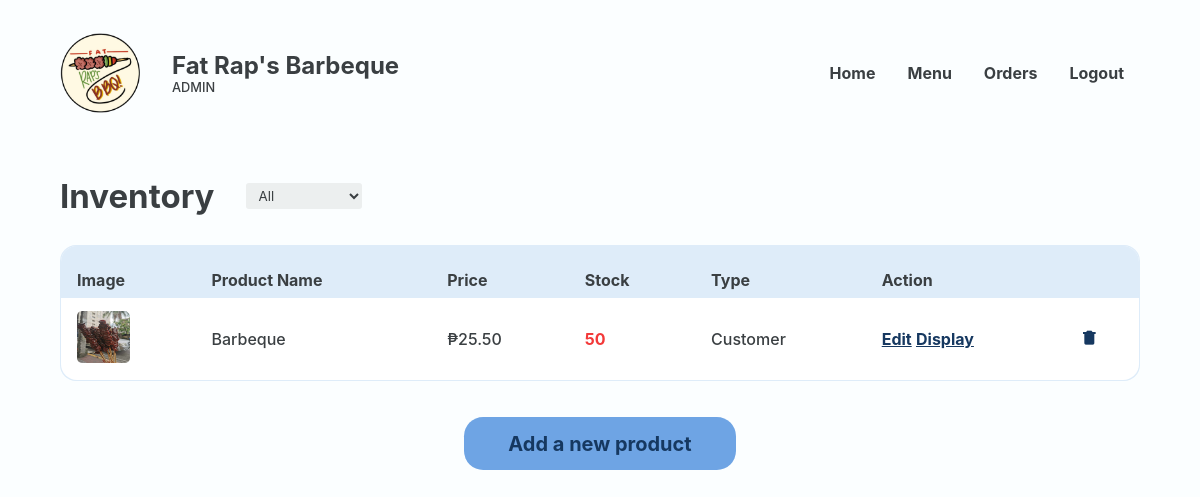
Before: /Website/admin-inventory.php (signed in) with the older database file.
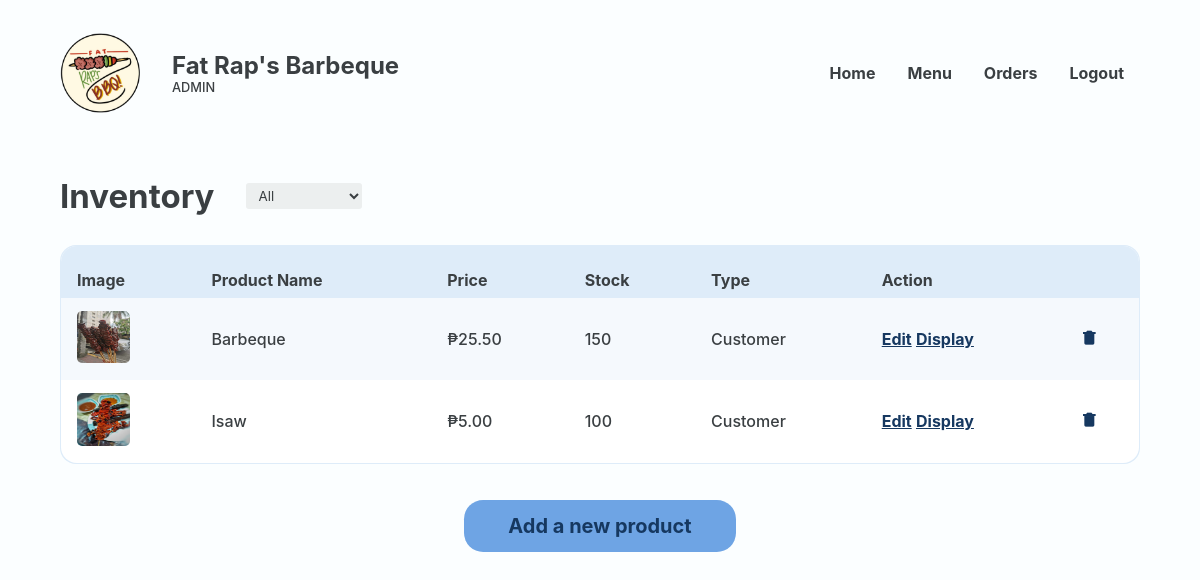
After: the same page with the newer database file.
### tables this page shows
CREATE TABLE `food` (
  `FOOD_ID` int(18) UNSIGNED NOT NULL,
  `CTGY_ID` int(18) NOT NULL,
  `FOOD_NAME` varchar(20) NOT NULL,
  `FOOD_PRICE` decimal(10,2) NOT NULL,
  `FOOD_DESC` varchar(50) NOT NULL,
  `FOOD_IMG` varchar(255) NOT NULL,
  `FOOD_STOCK` int(20) NOT NULL,
  `FOOD_ACTIVE` varchar(10) NOT NULL,
  `FOOD_TYPE` varchar(16) NOT NULL
);

### Website/admin-inventory.php (the view, shortened to what the changed rows need)
<?php
@include 'constants.php';
?>
<!DOCTYPE html>
<html lang="en">
<head>
    <link rel="stylesheet" href="header-styles.css">
    <link rel="stylesheet" href="admin-styles.css">
    <link href='https://unpkg.com/boxicons@2.1.4/css/boxicons.min.css' rel='stylesheet'>
</head>
<body>
    <header class="backend">
        <div class="header-container">
            <div class="website-title">
                <div class="text">
                    <h1>Fat Rap's Barbeque</h1>
                </div>
            </div>
        </div>
    </header>
    <main>
        <section class="section">
            <div class="container">
                <div class="section-heading row">
                    <h2>Inventory</h2>
                </div>
                <section class="section-body">
                    <section class="main-section column">
                        <div class="table-wrapper">
                            <table class="alternating">
                                <tr>
                                    <th class="header">Image</th>
                                    <th class="header">Product Name</th>
                                    <th class="header">Price</th>
                                    <th class="header">Stock</th>
                                    <th class="header">Type</th>
                                    <th class="header">Action</th>
                                    <th class="header"></th>
                                </tr>
                                <?php
                                $food_type = isset($_GET['type']) ? $_GET['type'] : 'all';
                                if ($food_type === 'all') {
                                    $sql = "SELECT * FROM food";
                                } else {
                                    $sql = "SELECT * FROM food WHERE FOOD_TYPE = '$food_type'";
                                }
                                $res = mysqli_query($conn, $sql);
                                $count = mysqli_num_rows($res);
                                if ($count > 0) {
                                    while ($row = mysqli_fetch_assoc($res)) {
                                        $FOOD_ID = $row['FOOD_ID'];
                                        $FOOD_NAME = $row['FOOD_NAME'];
                                        $FOOD_PRICE = $row['FOOD_PRICE'];
                                        $FOOD_IMG = $row['FOOD_IMG'];
                                        $FOOD_STOCK = $row['FOOD_STOCK'];
                                        $FOOD_TYPE = $row['FOOD_TYPE'];
                                ?>
                                        <tr>
                                            <td data-cell="Image">
                                                <img src="<?php echo SITEURL; ?>images/<?php echo $FOOD_IMG; ?>" alt="">
                                            </td>
                                            <td data-cell="Product Name"><?php echo $FOOD_NAME ?></td>
                                            <td data-cell="Price">₱<?php echo $FOOD_PRICE ?></td>
                                            <td data-cell="Stock">
                                                <span class="<?php echo ($FOOD_STOCK < 100) ? 'red-text' : ''; ?>">
                                                    <p><?php echo $FOOD_STOCK ?></p>
                                                </span>
                                            </td>
                                            <td data-cell="Price"><?php echo $FOOD_TYPE ?></td>
                                            <td data-cell="Action">
                                                <a href="<?php echo SITEURL; ?>admin-edit-product.php?FOOD_ID=<?php echo $FOOD_ID ?>" class="edit">Edit</a>
                                                <a href="<?php echo SITEURL; ?>admin-add-menu.php?FOOD_ID=<?php echo $FOOD_ID ?>" class="edit">Display</a>
                                            </td>
                                            <td data-cell="Action"><a href="#" onclick="confirmDelete(<?php echo $FOOD_ID; ?>)" class="bx bxs-trash-alt trash"></a></td>
                                        </tr>
                                    <?php
                                    }
                                }
                                ?>
                            </table>
                        </div>
                    </section>
                </section>
            </div>
        </section>
    </main>
</body>
</html>

Changed rows visible on the page:
changed food "Barbeque": FOOD_STOCK "50" → "150"
added food: FOOD_IMG (picture), FOOD_NAME "Isaw", FOOD_PRICE "5.00", FOOD_STOCK "100", FOOD_TYPE "Customer"
